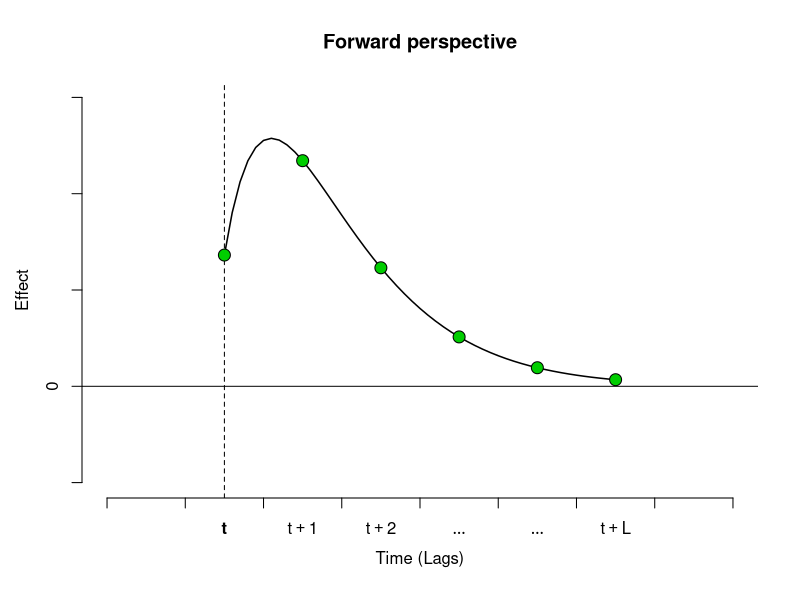
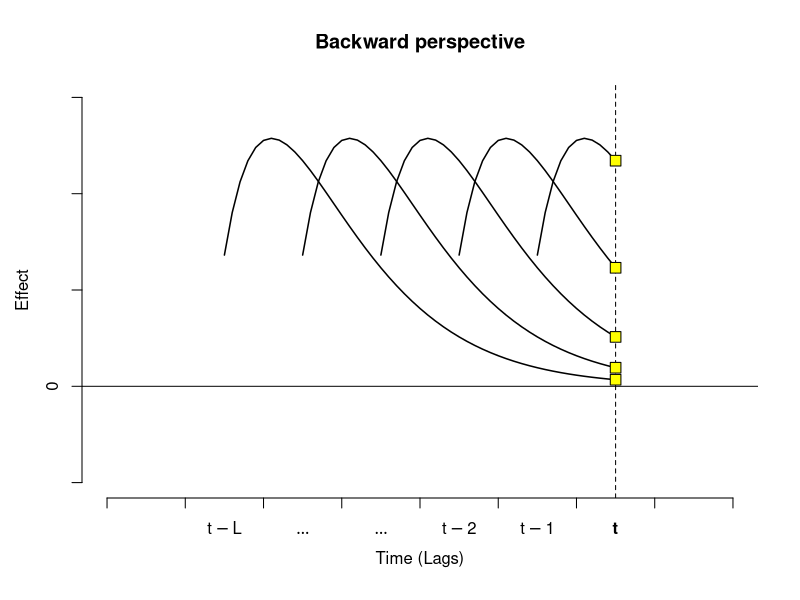

Write the R code that produced these figures, in order. (Note: this script raises an error after producing the figures.)
################################################################################
# Updated version of the R code for the analysis in:
#
#   "Attributable risk from distributed lag models"
#   Antonio Gasparrini & Michela Leone
#   BMC Medical Research Methodology 2014
#   http://www.ag-myresearch.com/2014_gasparrini_bmcmrm.html
#
# Update: 15 January 2017
# * an updated version of this code, compatible with future versions of the
#   software, is available at:
#   https://github.com/gasparrini/2014_gasparrini_BMCmrm_Rcodedata
################################################################################

################################################################################
# FIGURE 1

fcurve <- function(x) dchisq(x,4)*7

plot(0:7,seq(-0.5,1.5,length=8),type="n",frame.plot=F,ylim=c(-0.5,1.5),
  axes=F,xlab="Time (Lags)",ylab="Effect",xlim=c(-0.5,7.5),mgp=c(2.5,1,0))
#rect(1.5,-0.5,2.5,1.5,col=grey(0.9),border=NA)
abline(v=1,lty=2)
axis(1,at=0:8-0.5,labels=F)
axis(1,at=1:6,tick=F,labels=c(expression(bold(t)),expression(t+1),
  expression(t+2),expression(...),expression(...),expression(t+L)))
axis(2,at=-1:3*0.5,labels=c(NA,0,NA,NA,NA))
lines(0:50/10+1,fcurve(0:50/10*2.5+0.5),lwd=1.5)
points(1:6,fcurve(0:5*2.5+0.5),pch=21,bg="green3",cex=1.6)
abline(h=0)
title("Forward perspective")

plot(0:7,seq(-0.5,1.5,length=8),type="n",frame.plot=F,ylim=c(-0.5,1.5),
  axes=F,xlab="Time (Lags)",ylab="Effect",xlim=c(-0.5,7.5),mgp=c(2.5,1,0))
#rect(1.5,-0.5,2.5,1.5,col=grey(0.9),border=NA)
abline(v=6,lty=2)
axis(1,at=0:8-0.5,labels=F)
axis(1,at=6:1,tick=F,labels=c(expression(bold(t)),expression(t-1),
  expression(t-2),expression(...),expression(...),expression(t-L)))
axis(2,at=-1:3*0.5,labels=c(NA,0,NA,NA,NA))
for(i in 0:4*10) lines(i:50/10+1,fcurve(0:(50-i)/10*2.5+0.5),lwd=1.5)
points(rep(6,5),fcurve(1:5*2.5+0.5),pch=22,bg="yellow",cex=1.6)
abline(h=0)
title("Backward perspective")

################################################################################
# FIGURE 2

plot(cp1,xlab="Temperature (C)",zlim=c(0.85,1.45),xlim=c(-5,31),
  zlab="RR",ltheta=170,phi=35,lphi=30)
title("Exposure-lag-response surface")
mtext("London 1993-2006",cex=0.75)

plot(cp1cold,"overall",col=4,ylab="RR",xlab="Temperature",xlim=c(-5,35),
  ylim=c(-0.5,3.5),axes=F,lwd=1.5)
lines(cp1hot,"overall",ci="area",col=2,lwd=1.5)
axis(1,at=-1:7*5)
axis(2,at=c(1:7*0.5))
title("Overall cumulative association and temperature distribution")
mtext("London 1993-2006",cex=0.75)
par(new=T)
hist(lndn$tmean,xlim=c(-5,35),ylim=c(0,1200),axes=F,ann=F,col=grey(0.95),breaks=30)
abline(v=quantile(lndn$tmean,c(0.01,0.99)),lty=2)
abline(v=cen,lty=3)
axis(4,at=0:4*100)
mtext("Freq",4,line=2.5,at=200,cex=0.8)


################################################################################
# FIGURE 3 (NB: DIFFERENT THAN ORIGINAL AS ROME DATA ARE NOT AVAILABLE)

plot(cp3,var=29,ci="n",col="red3",ylab="RR",ylim=c(.95,1.2),xlab="Lag",lwd=2)
lines(cp3,var=27,col="red",lty=2,lwd=2)
lines(cp3,var=25,col="orange2",lty=4,lwd=2)
title("Lag-response association at different temperatures")
mtext("London 1993-2006",cex=0.7)
legend("topright",c(expression(paste(25*degree,"C",sep="")),
  expression(paste(27*degree,"C",sep="")),
  expression(paste(29*degree,"C",sep=""))),lty=c(4,2,1),lwd=2,
  col=c("orange2","red","red3"),inset=0.05)

attrback <- attrdl(lndn$tmean,cb,lndn$death,model,tot=F,type="an",cen=cen,
  range=c(cen,100))
attrforw <- attrdl(lndn$tmean,cb,lndn$death,model,tot=F,type="an",dir="forw",
  cen=cen,range=c(cen,100))

sub <- lndn$year==1995 & lndn$month%in%7:9
plot(as.Date(lndn$date[sub]),attrback[sub],ylim=c(-50,100),ylab="",xlab="Date",
  axes=F,frame.plot=F,cex=0.8,pch=22,bg="yellow")
points(as.Date(lndn$date[sub]),attrforw[sub],cex=0.8,pch=21,bg="green3")
axis(1,at=as.Date(paste(1995,c(7:9,9),c(1,1,30),sep="-")),labels=F)
axis(1,at=as.Date(paste(1995,7:9,15,sep="-")),tick=F,
  labels=c("July","Aug","Sept"))
axis(2,at=-1:20*5)
abline(h=0)
title("Daily attributable deaths and temperature")
mtext("London July-Sept 1995",cex=0.7)
mtext("Attributable deaths",2,line=2.5,at=40)
legend("topright",c("Forward","Backward"),pch=21:22,
  pt.bg=c("green3","yellow"),inset=0.05)
par(new=T)
plot(as.Date(lndn$date[sub]),lndn$tmean[sub],type="l",ann=F,axes=F,ylim=c(10,90))
abline(h=cen,lty=3)
axis(4,at=3:6*5)
mtext("Degree C",4,line=2.5,at=22.5,cex=0.8)

#
